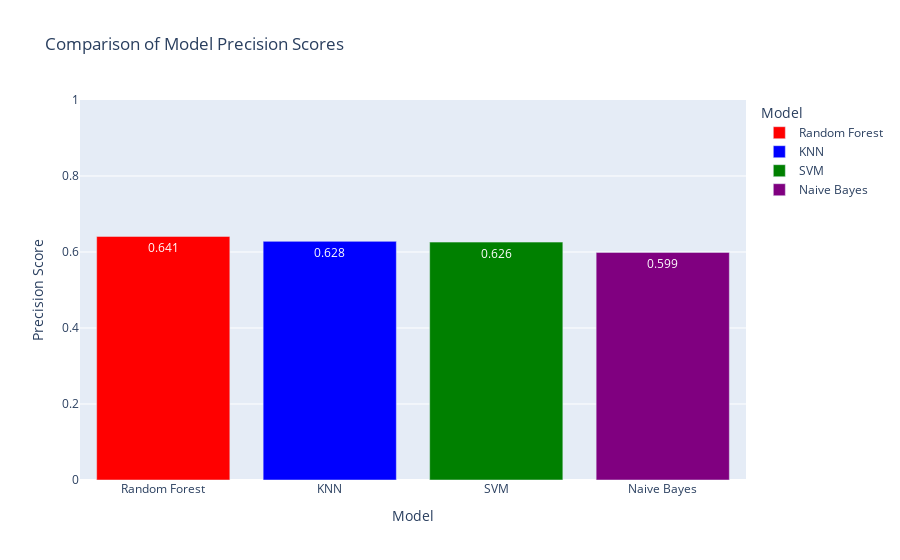

Notebook code cell kept with this figure:
### Code cell
# Comparar as métricas de precisão dos diferentes modelos
models = ['Random Forest', 'SVM', 'KNN', 'Naive Bayes']
precision_scores = [
    classification_report(y_test, rf_model.predict(X_test), output_dict=True)['weighted avg']['precision'],
    classification_report(y_test, svm_model.predict(X_test), output_dict=True)['weighted avg']['precision'],
    classification_report(y_test, knn_model.predict(X_test), output_dict=True)['weighted avg']['precision'],
    classification_report(y_test, nb_model.predict(X_test), output_dict=True)['weighted avg']['precision']
]

# Formatar os valores de precisão com 3 casas decimais
precision_scores = [round(score, 3) for score in precision_scores]

# Criar um DataFrame para facilitar a manipulação dos dados
df_precision = pd.DataFrame({'Model': models, 'Precision Score': precision_scores})

# Ordenar o DataFrame pelo Precision Score
df_precision = df_precision.sort_values(by='Precision Score', ascending=False)

# Criar o gráfico de barras usando Plotly
fig = px.bar(df_precision, x='Model', y='Precision Score', title='Comparison of Model Precision Scores', 
             labels={'Precision Score': 'Precision Score'}, text='Precision Score',
             color='Model', color_discrete_map={'KNN': 'blue', 'Random Forest': 'red', 'SVM': 'green', 'Naive Bayes': 'purple'})

# Atualizar o layout do gráfico
fig.update_layout(yaxis=dict(range=[0, 1]), xaxis_title='Model', yaxis_title='Precision Score')
fig.show()

### Figure 1 — Plotly figure (JSON) as saved in the notebook; plotly's stock layout.template omitted (floating-point values rounded to 4 significant figures)
{"data": [{"alignmentgroup": "True", "hovertemplate": "Model=%{x}<br>Precision Score=%{text}<extra></extra>", "legendgroup": "Random Forest", "marker": {"color": "red", "pattern": {"shape": ""}}, "name": "Random Forest", "offsetgroup": "Random Forest", "orientation": "v", "showlegend": true, "text": [0.641], "textposition": "auto", "type": "bar", "x": ["Random Forest"], "xaxis": "x", "y": [0.641], "yaxis": "y"}, {"alignmentgroup": "True", "hovertemplate": "Model=%{x}<br>Precision Score=%{text}<extra></extra>", "legendgroup": "KNN", "marker": {"color": "blue", "pattern": {"shape": ""}}, "name": "KNN", "offsetgroup": "KNN", "orientation": "v", "showlegend": true, "text": [0.628], "textposition": "auto", "type": "bar", "x": ["KNN"], "xaxis": "x", "y": [0.628], "yaxis": "y"}, {"alignmentgroup": "True", "hovertemplate": "Model=%{x}<br>Precision Score=%{text}<extra></extra>", "legendgroup": "SVM", "marker": {"color": "green", "pattern": {"shape": ""}}, "name": "SVM", "offsetgroup": "SVM", "orientation": "v", "showlegend": true, "text": [0.626], "textposition": "auto", "type": "bar", "x": ["SVM"], "xaxis": "x", "y": [0.626], "yaxis": "y"}, {"alignmentgroup": "True", "hovertemplate": "Model=%{x}<br>Precision Score=%{text}<extra></extra>", "legendgroup": "Naive Bayes", "marker": {"color": "purple", "pattern": {"shape": ""}}, "name": "Naive Bayes", "offsetgroup": "Naive Bayes", "orientation": "v", "showlegend": true, "text": [0.599], "textposition": "auto", "type": "bar", "x": ["Naive Bayes"], "xaxis": "x", "y": [0.599], "yaxis": "y"}], "layout": {"barmode": "relative", "legend": {"title": {"text": "Model"}, "tracegroupgap": 0}, "title": {"text": "Comparison of Model Precision Scores"}, "xaxis": {"anchor": "y", "categoryarray": ["Random Forest", "KNN", "SVM", "Naive Bayes"], "categoryorder": "array", "domain": [0, 1], "title": {"text": "Model"}}, "yaxis": {"anchor": "x", "domain": [0, 1], "range": [0, 1], "title": {"text": "Precision Score"}}}}
